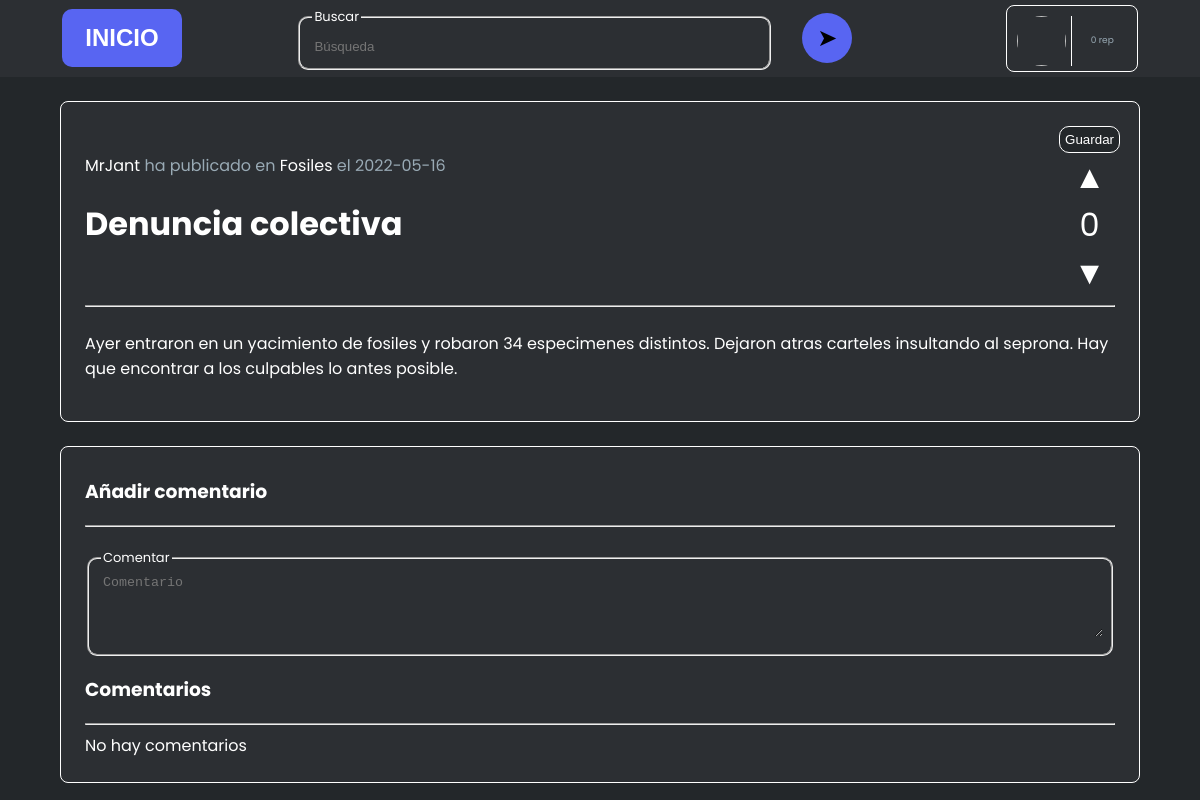
The app's page /sitio/art/index.php?id=13 with its own data.
### tables this page shows
CREATE TABLE `articulos` (
  `id` int(11) NOT NULL AUTO_INCREMENT,
  `titulo` varchar(150) DEFAULT NULL,
  `contenido` longtext DEFAULT NULL,
  `op` varchar(16) DEFAULT NULL,
  `categoria` int(11) DEFAULT NULL,
  `fecha_publicacion` date DEFAULT current_timestamp(),
  PRIMARY KEY (`id`),
  KEY `op` (`op`),
  KEY `categoria` (`categoria`),
  CONSTRAINT `articulos_ibfk_1` FOREIGN KEY (`op`) REFERENCES `usuarios` (`alias`) ON DELETE CASCADE,
  CONSTRAINT `articulos_ibfk_2` FOREIGN KEY (`categoria`) REFERENCES `categorias` (`id`) ON DELETE CASCADE
);

CREATE TABLE `categorias` (
  `id` int(11) NOT NULL AUTO_INCREMENT,
  `nombre` varchar(16) DEFAULT NULL,
  `descripcion` varchar(255) DEFAULT NULL,
  `propietario` varchar(16) DEFAULT NULL,
  `fecha_creacion` date DEFAULT current_timestamp(),
  PRIMARY KEY (`id`),
  KEY `propietario` (`propietario`),
  CONSTRAINT `categorias_ibfk_1` FOREIGN KEY (`propietario`) REFERENCES `usuarios` (`alias`) ON DELETE CASCADE
);

### sitio/art/index.php (the view, shortened to what this page needs)
<!DOCTYPE html><html lang="es">
<head>
    <link rel="stylesheet" href="resources/styles.css">
    <?php
        require_once("../../conexion/utils.php");
        if(!isset($con)) $con = new mysqli("localhost", "root", "", "Scope");
        $resArt = $con->query("SELECT * FROM articulos WHERE id = ".$_GET['id']);
        $articulo = mysqli_fetch_assoc($resArt);
        $resCat = $con->query("SELECT * FROM categorias WHERE id = ".$articulo['categoria']);
        $categoria = mysqli_fetch_assoc($resCat);
        $positivos = 0;
        $resCom = $con->query("SELECT * FROM comentarios WHERE articulo = ".$_GET['id']." ORDER BY id DESC");
    ?>
</head>
<body>
    <div id="header">
        <div class="inicio">
            <button class="btn btnInicio" onclick="location.href='../home'">INICIO</button>
        </div>
        <form id='formBuscar' class="busqueda" method='post' action="../busqueda/">
            <div id="divFieldset">
                <fieldset id="fieldsetBuscar">
                    <legend>Buscar</legend>
                    <input type="text" class="input buscar" id="buscar" name="buscar" placeholder="Búsqueda">
                </fieldset>
            </div>
            <button type="button" class='btn btnBuscar' id='btnBuscar'>
                ➤
            </button>
        </form>
        <div class="perfil">
            <img id="fotoPerfil">
            <div class="alias">
                <div class="rep"><?php
                    $res = $con->query("SELECT (SELECT COUNT(*) FROM votosxarticulos WHERE art IN (SELECT id FROM articulos WHERE op='".$_SESSION['user']['alias']."') AND positivo=1) - (SELECT COUNT(*) FROM votosxarticulos WHERE art IN (SELECT id FROM articulos WHERE op='".$_SESSION['user']['alias']."') AND positivo=0) as rep");
                    $rep = mysqli_fetch_assoc($res);
                    echo $rep['rep'];
                ?> rep</div>
            </div>
        </div>
    </div>
    <div id="articulo"
    <?php
        if (isset($voto)){
            if ($voto['positivo'] == 1) echo "class='liked'";
            else echo "class='disliked'";
        }
    ?>>
        <div class="cabecera">
            <div class="izqd">
                <div class="op">
                    <?php echo "<a href='../user/index.php?alias=".$articulo['op']."'>".$articulo['op']."</a> ha publicado en <a href='../cat/index.php?id=".$categoria['id']."'>".$categoria['nombre']."</a> el ".$articulo['fecha_publicacion']; ?>
                </div>
                <div class="titulo">
                    <h1><?php echo $articulo['titulo']; ?></h1>
                </div>
            </div>
            <div class="drch">
                <button id="guardar" class="btn
                <?php
                    $res = $con->query("SELECT * FROM publicacionesguardadas WHERE alias='".$_SESSION['user']['alias']."' AND art='".$articulo['id']."'");
                    if ($res->num_rows == 0) echo "guardarPub\">Guardar</button>";
                    else echo "guardada\">Guardado</button>";
                ?>
                <div class="like likeA">▲</div>
                <div class="nVotos"><?php echo $positivos; ?></div>
                <div class="dislike dislikeA">▼</div>
            </div>
        </div>
        <hr/>
        <div class="content">
            <?php
                $contenido = base64_decode($articulo['contenido']);
                echo $contenido;
            ?>
        </div>
    </div>
    <div class="comentarios">
        <h3>Añadir comentario</h3>
        <hr/>
        <div class="comment">
            <fieldset id="fieldsetComment">
                <legend>Comentar</legend>
                <textarea class="input comentar" id="comentar" name="comentar" rows="4" placeholder="Comentario"></textarea>
            </fieldset>
        </div>
        <h3>Comentarios</h3>
        <hr/>
        <?php
            if($resCom->num_rows < 1) echo "No hay comentarios";
        ?>
    </div>
</body>
</html>

### sitio/art/resources/styles.css (style rules this page uses)
html, body { width: 100vw; height: 100vh; overflow: auto; }
body { margin: 0; padding: 0; background-color: #23272A; font-family: "Poppins", Arial, Sans-Serif; color: white; }
.btn { padding: 5%; padding-top: 6%; padding-bottom: 6%; width: 100%; border: none; border-radius: 10px; background-color: rgb(88, 101, 242); cursor: pointer; }
fieldset { cursor: text; text-align: start; border-radius: 10px; }
fieldset > legend { font-size: small; }
.input { color: white; border: none; background: transparent; width: 100%; height: 100%; }
#header { display: flex; flex-wrap: nowrap; flex-direction: row; justify-content: space-around; align-items: center; background-color: #2C2F33; padding: .3em; }
.inicio { font-weight: 700; text-align: center; width: 10%; min-width: 120px; }
.perfil { cursor: pointer; border: 1px solid white; border-radius: .5em; display: flex; flex-direction: row; width: 120px; height: 55px; padding: 5px; }
.perfil img { display: inline-block; width: 50px; height: 50px; border-radius: 50%; margin: 5px; }
.alias { width: 50px; height: 50px; display: flex; align-items: center; justify-content: center; flex-direction: column; margin: 5px; margin-left: 0px; padding-left: 5px; border-left: 1px solid white; }
.rep { text-align: center; width: 100%; color: #99AAB5; font-size: xx-small; }
.btnInicio { padding: 15px; color: white; font-weight: 600; font-size: x-large; }
#articulo { border-radius: .5em; border: 1px solid white; margin-top: 2%; margin-left: 5%; margin-right: 5%; max-height: 60vh; padding: 2%; overflow: hidden; background-color: #2C2F33; }
.content { max-height: 40vh; overflow-y: auto; }
.comentarios { margin-top: 2%; margin-left: 5%; margin-right: 5%; border-radius: .5em; border: 1px solid white; padding: 2%; padding-top: 1%; background-color: #2C2F33; }
.drch { display: flex; flex-wrap: nowrap; flex-direction: column; }
.cabecera { display: flex; flex-wrap: nowrap; flex-direction: row; }
.cabecera { justify-content: space-between; align-items: center; }
.nVotos { font-size: xx-large; }
.comment { display: flex; flex-direction: row; flex-wrap: nowrap; align-items: center; margin-top: 2%; width: auto; }
#fieldsetComment { width: 100%; }
.op { color: #99AAB5 }
.drch { align-items: center; }
.like, .dislike { cursor: pointer; font-size: xx-large; }
textarea { resize: vertical; }
a:link { color: rgb(88, 101, 242); background-color: transparent; }
.btnBuscar { margin-left: 5%; border-radius: 50%; font-size: x-large; padding: 1%; width: 50px; height: 50px; display: flex; justify-content: center; align-items: center; }
.busqueda { width: 50%; display: flex; flex-direction: row; align-items: center; }
#divFieldset { width: 80%; }
#buscar { color: white; }
.izqd a, .izqd a:active, .izqd a:hover { color: white; text-decoration: none; }
.guardarPub { border-radius: 10px; border: 1px solid white; background-color: #23272A; color: white; padding: 10%; width: auto; }

### records on screen
articulos: op "MrJant", fecha_publicacion "2022-05-16", titulo "Denuncia colectiva", contenido "Ayer entraron en un yacimiento de fosiles y robaron 34 especimenes distintos. Dejaron atras carteles insultando al seprona. Hay que encontrar a los culpables lo antes posible."
categorias: nombre "Fosiles"

### other values on screen
$rep['rep'] "0"
$positivos "0"
